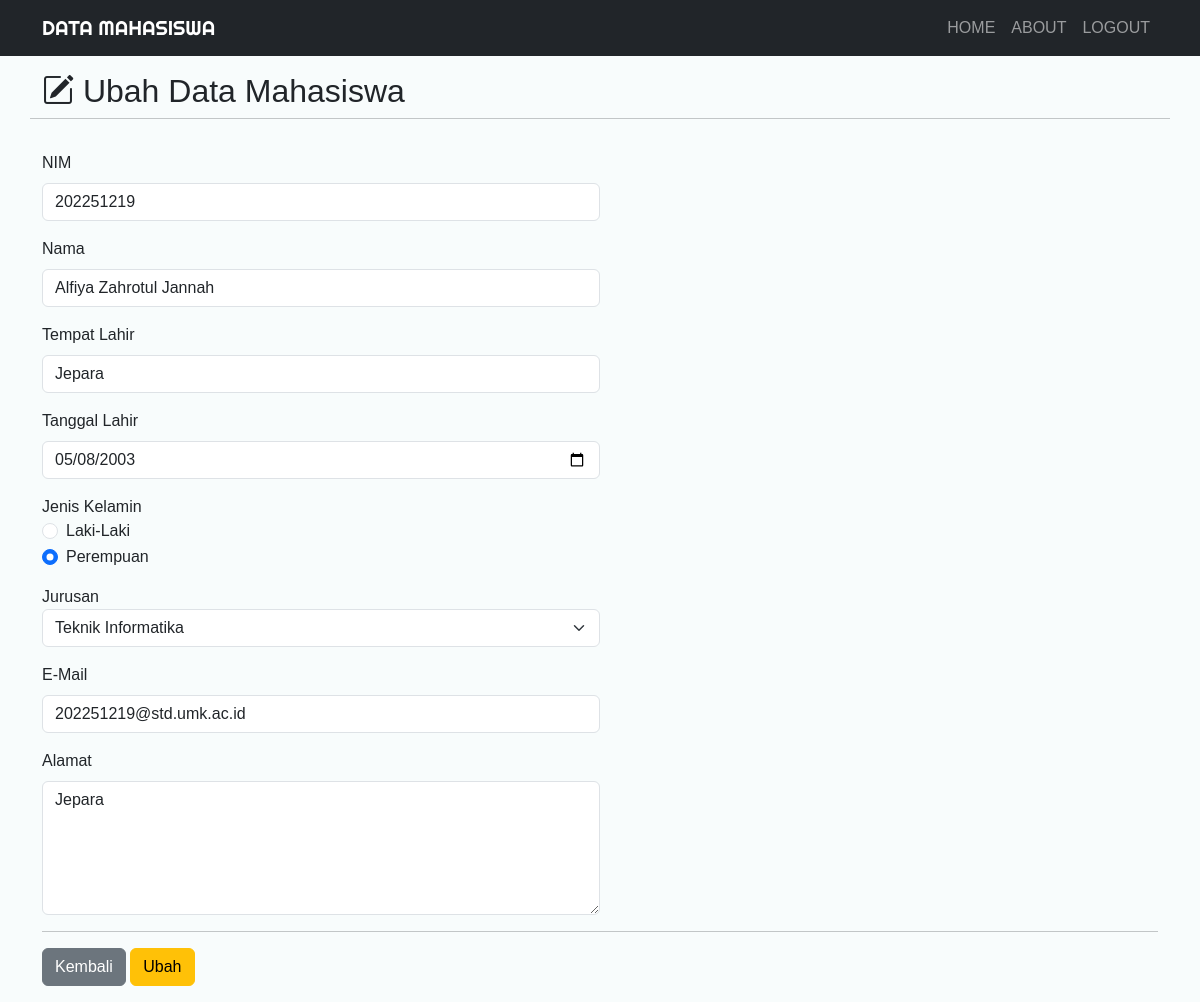
Page /data_mahasiswa/ubah.php?nim=202251219 (signed in) on the committed database.
### tables this page shows
CREATE TABLE `students` (
  `nim` int(9) NOT NULL,
  `nama` varchar(255) NOT NULL,
  `tempat_lahir` varchar(255) NOT NULL,
  `tanggal_lahir` date NOT NULL,
  `jenis_kelamin` enum('Laki-Laki','Perempuan') NOT NULL,
  `jurusan` varchar(255) NOT NULL,
  `email` varchar(255) NOT NULL,
  `alamat` text NOT NULL
);

### data_mahasiswa/ubah.php (the view, shortened to what this page needs)
<?php
require 'fungsi.php';
if (isset($_GET['nim'])) {
    $nim = $_GET['nim'];
    $query = "SELECT * FROM students WHERE nim = ?";
    $stmt = mysqli_prepare($koneksi, $query);
    mysqli_stmt_bind_param($stmt, 's', $nim);
    mysqli_stmt_execute($stmt);
    $result = mysqli_stmt_get_result($stmt);
    if (mysqli_num_rows($result) === 1) {
        $row = mysqli_fetch_assoc($result);
    } else {
        echo "Data mahasiswa tidak ditemukan.";
        exit;
    }
} else {
    echo "NIM mahasiswa tidak valid.";
    exit;
}
?>
<!doctype html>
<html lang="en">
<head>
    <link href="https://cdn.jsdelivr.net/npm/bootstrap@5.3.3/dist/css/bootstrap.min.css" rel="stylesheet"
>
    <link rel="stylesheet" href="https://cdn.jsdelivr.net/npm/bootstrap-icons@1.11.3/font/bootstrap-icons.min.css">
    <link rel="stylesheet" href="css/style.css">
</head>
<body>
<nav class="navbar navbar-expand-lg navbar-dark bg-dark text-uppercase">
    <div class="container">
        <a class="navbar-brand" href="#">DATA MAHASISWA</a>
        <div class="collapse navbar-collapse" id="navbarNav">
            <ul class="navbar-nav ms-auto">
                <li class="nav-item">
                    <a class="nav-link" href="index.php">Home</a>
                </li>
                <li class="nav-item">
                    <a class="nav-link" href="about.php">About</a>
                </li>
                <li class="nav-item">
                    <a class="nav-link" href="logout.php">Logout</a>
                </li>
            </ul>
        </div>
    </div>
</nav>
<div class="container">
    <div class="row my-3">
        <div class="col-md">
            <h2><i class="bi bi-pencil-square"></i>&nbsp;Ubah Data Mahasiswa</h2>
        </div>
        <hr>
    </div>
    <div class="row mb-3">
        <div class="col-md">
            <form action="" method="post">
                <div class="mb-3">
                    <label for="nim" class="form-label">NIM</label>
                    <input type="number" class="form-control w-50" id="nim" name="nim" autocomplete="off" value="<?= htmlspecialchars($row['nim']); ?>" readonly>
                </div>
                <div class="mb-3">
                    <label for="nama" class="form-label">Nama</label>
                    <input type="text" class="form-control w-50" id="nama" name="nama" autocomplete="off" value="<?= htmlspecialchars($row['nama']); ?>" required>
                </div>
                <div class="mb-3">
                    <label for="tempat_lahir" class="form-label">Tempat Lahir</label>
                    <input type="text" class="form-control w-50" id="tempat_lahir" name="tempat_lahir" autocomplete="off" value="<?= htmlspecialchars($row['tempat_lahir']); ?>" required>
                </div>
                <div class="mb-3">
                    <label for="tanggal_lahir" class="form-label">Tanggal Lahir</label>
                    <input type="date" class="form-control w-50" id="tanggal_lahir" name="tanggal_lahir" value="<?= htmlspecialchars($row['tanggal_lahir']); ?>" required>
                </div>
                <div class="mb-3">
                    <label>Jenis Kelamin</label>
                    <div class="form-check">
                        <input class="form-check-input" type="radio" name="jenis_kelamin" id="Laki-Laki" value="Laki-Laki" <?= ($row['jenis_kelamin'] == 'Laki-Laki') ? 'checked' : ''; ?>>
                        <label class="form-check-label" for="Laki-Laki">Laki-Laki</label>
                    </div>
                    <div class="form-check">
                        <input class="form-check-input" type="radio" name="jenis_kelamin" id="Perempuan" value="Perempuan" <?= ($row['jenis_kelamin'] == 'Perempuan') ? 'checked' : ''; ?>>
                        <label class="form-check-label" for="Perempuan">Perempuan</label>
                    </div>
                </div>
                <div class="mb-3">
                    <label>Jurusan</label>
                    <select class="form-select w-50" required name="jurusan">
                        <option value="Teknik Informatika" <?= ($row['jurusan'] == 'Teknik Informatika') ? 'selected' : ''; ?>>Teknik Informatika</option>
                    </select>
                </div>
                <div class="mb-3">
                    <label for="email" class="form-label">E-Mail</label>
                    <input type="email" class="form-control w-50" id="email" name="email" autocomplete="off" value="<?= htmlspecialchars($row['email']); ?>" required>
                </div>
                <div class="mb-3">
                    <label for="alamat" class="form-label">Alamat</label>
                    <textarea class="form-control w-50" id="alamat" rows="5" required name="alamat"><?= htmlspecialchars($row['alamat']); ?></textarea>
                </div>
                <hr>
                <a href="index.php" class="btn btn-secondary">Kembali</a>
                <button type="submit" name="ubah" class="btn btn-warning">Ubah</button>
            </form>
        </div>
    </div>
</div>
</body>
</html>

### data_mahasiswa/css/style.css (style rules this page uses)
.navbar-brand { font-family: 'Righteous', cursive; }
body { font-family: 'Gill Sans', 'Gill Sans MT', 'Calibri', 'Trebucket MS', sans-serif; background-color: #f8fcfc; }

### rows in the picture
students: nim "202251219", nama "Alfiya Zahrotul Jannah", tempat_lahir "Jepara", tanggal_lahir "05/08/2003", jenis_kelamin "☐ Laki-Laki", jenis_kelamin "☑ Perempuan", jurusan "Teknik Informatika", email "202251219@std.umk.ac.id", alamat "Jepara"
